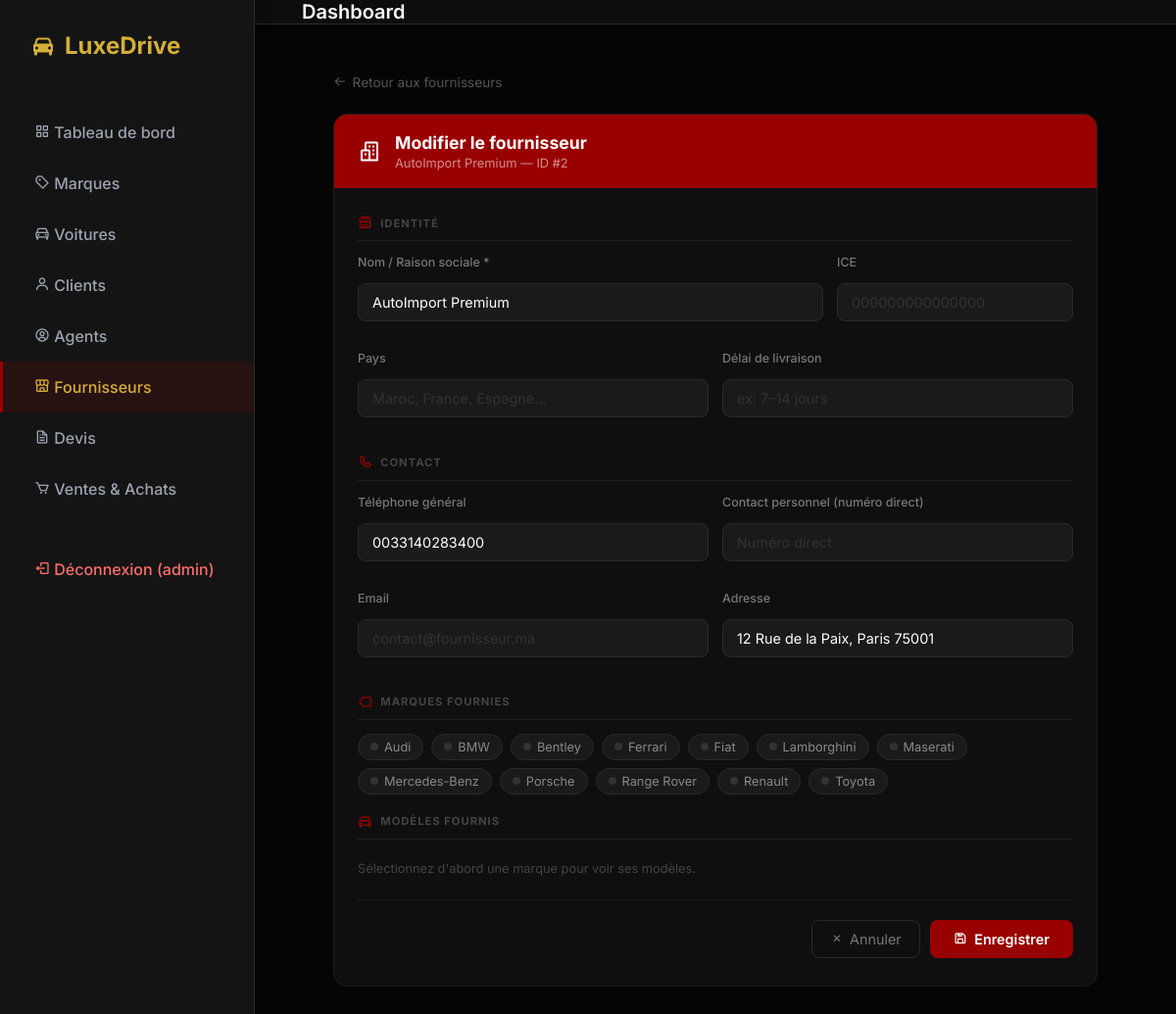
Screenshot of /fournisseurs/edit/2 (signed in) with the database file from the repository.
### tables this page shows
CREATE TABLE user (
    id_user INTEGER PRIMARY KEY AUTOINCREMENT,
    username TEXT UNIQUE NOT NULL,
    password TEXT NOT NULL,
    role TEXT CHECK( role IN ('admin', 'user') ) NOT NULL,
    id_client INTEGER,
    FOREIGN KEY (id_client) REFERENCES client(id_client)
);

CREATE TABLE fournisseur (
    id_fournisseur INTEGER PRIMARY KEY AUTOINCREMENT,
    nom TEXT,
    adresse TEXT,
    telephone TEXT
, ice              TEXT, pays             TEXT, delai_livraison  TEXT, contact_personnel TEXT, email            TEXT);

CREATE TABLE marque (
    id_marque INTEGER PRIMARY KEY AUTOINCREMENT,
    nom_marque TEXT NOT NULL
);

### app.py (the view, shortened to what this page needs)
@app.route('/fournisseurs/edit/<int:id_fournisseur>', methods=['GET', 'POST'])
@admin_required
def fournisseur_edit(id_fournisseur):
    db = get_db()
    cur = db.cursor()
    cur.execute('SELECT * FROM fournisseur WHERE id_fournisseur=?', (id_fournisseur,))
    fournisseur = cur.fetchone()
    cur.execute('SELECT MIN(id_marque) as id_marque, nom_marque FROM marque GROUP BY nom_marque ORDER BY nom_marque')
    marques_list = cur.fetchall()
    cur.execute('''
        SELECT m.id_modele, m.nom_modele, m.id_marque, mq.nom_marque
        FROM modele m JOIN marque mq ON m.id_marque = mq.id_marque
        WHERE m.id_marque IN (SELECT MIN(id_marque) FROM marque GROUP BY nom_marque)
        ORDER BY mq.nom_marque, m.nom_modele
    ''')
    modeles_list = cur.fetchall()
    cur.execute('SELECT id_marque FROM fournisseur_marque WHERE id_fournisseur=?', (id_fournisseur,))
    selected_marques = {r['id_marque'] for r in cur.fetchall()}
    cur.execute('SELECT id_modele FROM fournisseur_modele WHERE id_fournisseur=?', (id_fournisseur,))
    selected_modeles = {r['id_modele'] for r in cur.fetchall()}
    return render_template('fournisseur_edit.html',
                           fournisseur=fournisseur,
                           marques=marques_list,
                           modeles=modeles_list,
                           selected_marques=selected_marques,
                           selected_modeles=selected_modeles)

### app.py (called while the page is built)
def get_db():
    db = getattr(g, '_database', None)
    if db is None:
        db = g._database = sqlite3.connect(DATABASE)
        db.row_factory = sqlite3.Row
    return db

@app.teardown_appcontext
def close_connection(exception):
    db = getattr(g, '_database', None)
    if db is not None:
        db.close()

@app.before_request
def load_logged_in_user():
    user_id = session.get('user_id')
    if user_id is None:
        g.user = None
    else:
        db = get_db()
        cur = db.cursor()
        cur.execute('SELECT * FROM user WHERE id_user = ?', (user_id,))
        g.user = cur.fetchone()

def admin_required(f):
    @wraps(f)
    def decorated_function(*args, **kwargs):
        if 'user_id' not in session or session.get('role') != 'admin':
            return redirect(url_for('voitures'))
        return f(*args, **kwargs)
    return decorated_function

### templates/fournisseur_edit.html (shortened to what this page needs)
{% extends 'base.html' %}
{% block content %}
<div class="edit-container">
  <a href="/fournisseurs" class="back-link">
    <i class='bx bx-arrow-back'></i> Retour aux fournisseurs
  </a>
  <div class="edit-card">
    <div class="edit-card-header">
      <i class='bx bx-buildings'></i>
      <div>
        <h2>Modifier le fournisseur</h2>
        <p>{{ fournisseur.nom }} — ID #{{ fournisseur.id_fournisseur }}</p>
      </div>
    </div>
    <div class="edit-card-body">
      <form method="POST">
        <div class="section-label"><i class='bx bx-store'></i> Identité</div>
        <div class="form-row cols3">
          <div class="form-group" style="grid-column: 1 / span 2;">
            <label>Nom / Raison sociale *</label>
            <input type="text" name="nom" value="{{ fournisseur.nom or '' }}" required>
          </div>
          <div class="form-group">
            <label>ICE</label>
            <input type="text" name="ice" value="{{ fournisseur.ice or '' }}" placeholder="000000000000000">
          </div>
        </div>
        <div class="form-row">
          <div class="form-group">
            <label>Pays</label>
            <input type="text" name="pays" value="{{ fournisseur.pays or '' }}" placeholder="Maroc, France, Espagne…">
          </div>
          <div class="form-group">
            <label>Délai de livraison</label>
            <input type="text" name="delai_livraison" value="{{ fournisseur.delai_livraison or '' }}" placeholder="ex: 7–14 jours">
          </div>
        </div>
        <div class="section-label"><i class='bx bx-phone'></i> Contact</div>
        <div class="form-row">
          <div class="form-group">
            <label>Téléphone général</label>
            <input type="text" name="telephone" value="{{ fournisseur.telephone or '' }}" placeholder="0600000000">
          </div>
          <div class="form-group">
            <label>Contact personnel (numéro direct)</label>
            <input type="text" name="contact_personnel" value="{{ fournisseur.contact_personnel or '' }}" placeholder="Numéro direct">
          </div>
        </div>
        <div class="form-row">
          <div class="form-group">
            <label>Email</label>
            <input type="email" name="email" value="{{ fournisseur.email or '' }}" placeholder="contact@fournisseur.ma">
          </div>
          <div class="form-group">
            <label>Adresse</label>
            <input type="text" name="adresse" value="{{ fournisseur.adresse or '' }}" placeholder="Rue, Ville, Code postal">
          </div>
        </div>
        {% if marques %}
        <div class="section-label"><i class='bx bx-tag'></i> Marques fournies</div>
        <div class="checkbox-grid" id="editMarqueGrid">
          {% for mq in marques %}
          {% set is_checked = mq.id_marque in selected_marques %}
          <label class="checkbox-pill {% if is_checked %}checked{% endif %}" onclick="togglePill(this)">
            <span class="pill-dot"></span>
            {{ mq.nom_marque }}
          </label>
          {% endfor %}
        </div>
        <div class="section-label" style="margin-top:20px;"><i class='bx bx-car'></i> Modèles fournis</div>
        <div class="modele-hint" id="editModeleHint" style="display:none;">
          Sélectionnez d'abord une marque pour voir ses modèles.
        </div>
        {% endif %}
        <div class="form-actions">
          <a href="/fournisseurs" class="btn-cancel">
            <i class='bx bx-x'></i> Annuler
          </a>
          <button type="submit" class="btn-save">
            <i class='bx bx-save'></i> Enregistrer
          </button>
        </div>
      </form>
    </div>
  </div>
</div>
{% endblock %}

### templates/base.html (shortened to what this page needs)
<!DOCTYPE html>
<html lang="fr">
<head>
    <link rel="stylesheet" href="{{ url_for('static', filename='style.css') }}">
    <link href="https://unpkg.com/boxicons@2.1.4/css/boxicons.min.css" rel="stylesheet">
</head>
<body>
    <aside class="sidebar">
        <div class="brand">
            <i class='bx bxs-car'></i>
            <span>LuxeDrive</span>
        </div>
        <ul class="nav-links">
            {% if g.user and g.user.role == 'admin' %}
            <li><a href="{{ url_for('dashboard') }}" class="{% if request.endpoint == 'dashboard' %}active{% endif %}"><i class='bx bx-grid-alt'></i> Tableau de bord</a></li>
            {% endif %}
            <li><a href="{{ url_for('marques') }}" class="{% if request.endpoint in ['marques','marque_detail'] %}active{% endif %}"><i class='bx bx-purchase-tag-alt'></i> Marques</a></li>
            {% if g.user and g.user.role == 'admin' %}
            <li><a href="{{ url_for('voitures') }}" class="{% if request.endpoint in ['voitures','voitures_add','voiture_detail','voiture_edit'] %}active{% endif %}"><i class='bx bx-car'></i> Voitures</a></li>
            {% endif %}
            {% if g.user and g.user.role == 'admin' %}
            <li><a href="{{ url_for('clients') }}" class="{% if request.endpoint in ['clients','client_edit'] %}active{% endif %}"><i class='bx bx-user'></i> Clients</a></li>
            <li><a href="{{ url_for('agents') }}" class="{% if request.endpoint in ['agents','agent_edit'] %}active{% endif %}"><i class='bx bx-user-circle'></i> Agents</a></li>
            <li><a href="{{ url_for('fournisseurs') }}" class="{% if request.endpoint in ['fournisseurs','fournisseur_edit'] %}active{% endif %}"><i class='bx bx-store-alt'></i> Fournisseurs</a></li>
            <li><a href="{{ url_for('devis_select') }}" class="{% if request.endpoint in ['devis_select','devis'] %}active{% endif %}"><i class='bx bx-file'></i> Devis</a></li>
            <li><a href="{{ url_for('transactions') }}" class="{% if request.endpoint == 'transactions' %}active{% endif %}"><i class='bx bx-cart'></i> Ventes & Achats</a></li>
            {% endif %}
            <li style="margin-top:30px;">
                <a href="{{ url_for('logout') }}" style="color:#ff6b6b;">
                    <i class='bx bx-log-out'></i> Déconnexion ({{ g.user.username if g.user else '' }})
                </a>
            </li>
        </ul>
    </aside>
    <div class="main-content">
        <header>
            <h1 class="page-title">{% block page_title %}Dashboard{% endblock %}</h1>
        </header>
        <main>
            {% block content %}{% endblock %}
        </main>
    </div>
</body>
</html>

### static/style.css (style rules this page uses)
:root { --primary-color: #990000; --primary-hover: #7a0000; --accent-gold: #D4AF37; --bg-color: #050505; --sidebar-bg: #141414; --card-bg: #141414; --text-main: #f8fafc; --text-muted: #9ca3af; --border-color: #2a2a2a; --success: #10b981; --warning: #f59e0b; --danger: #ef4444; }
* { box-sizing: border-box; margin: 0; padding: 0; font-family: 'Inter', sans-serif; }
body { background-color: var(--bg-color); color: var(--text-main); display: flex; height: 100vh; overflow: hidden; }
.sidebar { width: 260px; background-color: var(--sidebar-bg); border-right: 1px solid var(--border-color); display: flex; flex-direction: column; padding: 2rem 0; box-shadow: 4px 0 15px rgba(0,0,0,0.2); z-index: 10; }
.brand { padding: 0 2rem; font-size: 1.5rem; font-weight: 700; color: var(--accent-gold); margin-bottom: 3rem; display: flex; align-items: center; gap: 10px; }
.nav-links { list-style: none; display: flex; flex-direction: column; }
.nav-links li { width: 100%; }
.nav-links a { display: block; padding: 1rem 2rem; color: var(--text-muted); text-decoration: none; font-weight: 500; transition: all 0.3s ease; border-left: 3px solid transparent; }
.nav-links a:hover, .nav-links a.active { background-color: rgba(153, 0, 0, 0.15); color: var(--accent-gold); border-left: 3px solid var(--primary-color); }
.main-content { flex: 1; display: flex; flex-direction: column; overflow-y: auto; }
header { height: 80px; display: flex; align-items: center; padding: 0 3rem; background: rgba(18, 18, 18, 0.7); backdrop-filter: blur(10px); border-bottom: 1px solid var(--border-color); position: sticky; top: 0; z-index: 5; }
.page-title { font-size: 1.25rem; font-weight: 600; }
main { padding: 3rem; flex: 1; }
.form-group { display: flex; flex-direction: column; margin-bottom: 1rem; }
.form-group label { font-size: 0.9rem; font-weight: 500; color: var(--text-muted); margin-bottom: 0.5rem; }
.form-group input, .form-group select { padding: 0.75rem 1rem; border-radius: 8px; border: 1px solid var(--border-color); background-color: rgba(0,0,0,0.2); color: var(--text-main); font-size: 1rem; transition: all 0.3s ease; }
.form-group input::placeholder { color: #475569; }

### rows the page displays
user: user "admin"
fournisseur: nom "AutoImport Premium", id_fournisseur "2", telephone "0033140283400", adresse "12 Rue de la Paix, Paris 75001"
marque: nom_marque "Audi"
marque: nom_marque "BMW"
marque: nom_marque "Bentley"
marque: nom_marque "Ferrari"
marque: nom_marque "Fiat"
marque: nom_marque "Lamborghini"
marque: nom_marque "Maserati"
marque: nom_marque "Mercedes-Benz"
marque: nom_marque "Porsche"
marque: nom_marque "Range Rover"
marque: nom_marque "Renault"
marque: nom_marque "Toyota"
